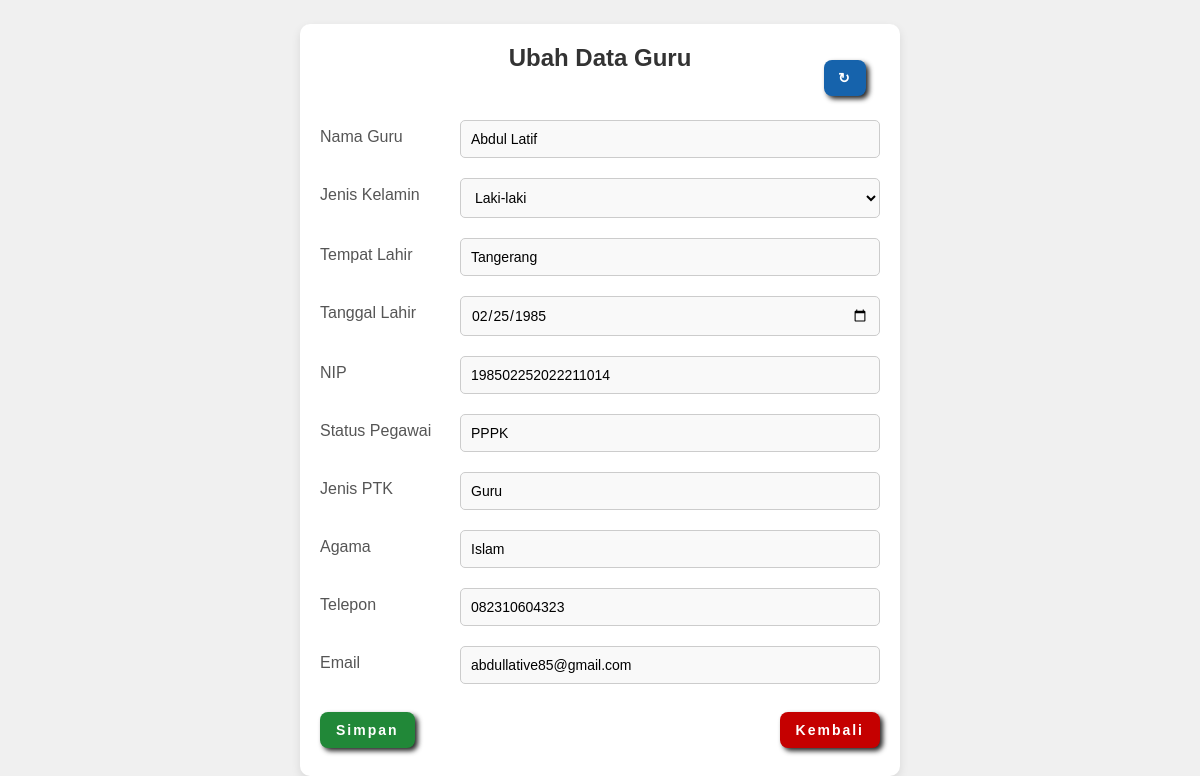
Screenshot of /tu/guru/ubah_guru.php?id=1 (signed in) with the database file from the repository.
### tables this page shows
CREATE TABLE `guru` (
  `id_guru` int(11) NOT NULL,
  `nama_guru` varchar(100) NOT NULL,
  `jenis_kelamin` enum('L','P') NOT NULL,
  `tempat_lahir` varchar(100) DEFAULT NULL,
  `tanggal_lahir` varchar(100) DEFAULT NULL,
  `NIP` varchar(25) DEFAULT NULL,
  `status_pegawai` varchar(50) DEFAULT NULL,
  `jenis_ptk` varchar(50) DEFAULT NULL,
  `agama` varchar(50) DEFAULT NULL,
  `telp` varchar(25) DEFAULT NULL,
  `email` varchar(100) DEFAULT NULL
);

### tu/guru/fungsi_guru.php (called while the page is built, shortened)
<?php
$conn = mysqli_connect("localhost", "root", "", "siakad");
function query($query)
{
    global $conn;
    $result     = mysqli_query($conn, $query);
    $rows       = [];
    while ($row = mysqli_fetch_assoc($result)) {
        $rows[] = $row;
    }
    return $rows;
}

### tu/guru/ubah_guru.php (the view, shortened to what this page needs)
<?php
require "fungsi_guru.php";
if (isset($_GET['id'])) {
    $id_guru = $_GET['id'];
    $guru = query("SELECT * FROM guru WHERE id_guru = $id_guru")[0];
}
?>
<!DOCTYPE html>
<html lang="id">
<head>
    <link rel="stylesheet" href="../../style/form.css">
</head>
<body>
    <div class="container">
        <div class="top-container">
            <h2>Ubah Data Guru</h2>
            <button type="button" class="refresh-btn">
                <a href="ubah_guru.php?id=<?= $guru['id_guru']; ?>">
                    ↻
                </a>
            </button>
        </div>
        <form action="" method="post">
            <div class="form-group">
                <label for="nama_guru">Nama Guru</label>
                <input type="text" id="nama_guru" name="nama_guru" value="<?= $guru['nama_guru']; ?>" required>
            </div>
            <div class="form-group">
                <label for="jenis_kelamin">Jenis Kelamin</label>
                <select id="jenis_kelamin" name="jenis_kelamin" required>
                    <option value="L" <?= $guru['jenis_kelamin'] == 'L' ? 'selected' : ''; ?>>Laki-laki</option>
                </select>
            </div>
            <div class="form-group">
                <label for="tempat_lahir">Tempat Lahir</label>
                <input type="text" id="tempat_lahir" name="tempat_lahir" value="<?= $guru['tempat_lahir']; ?>">
            </div>
            <div class="form-group">
                <label for="tanggal_lahir">Tanggal Lahir</label>
                <input type="date" id="tanggal_lahir" name="tanggal_lahir" value="<?= $guru['tanggal_lahir']; ?>">
            </div>
            <div class="form-group">
                <label for="NIP">NIP</label>
                <input type="text" id="NIP" name="NIP" value="<?= $guru['NIP']; ?>">
            </div>
            <div class="form-group">
                <label for="status_pegawai">Status Pegawai</label>
                <input type="text" id="status_pegawai" name="status_pegawai" value="<?= $guru['status_pegawai']; ?>">
            </div>
            <div class="form-group">
                <label for="jenis_ptk">Jenis PTK</label>
                <input type="text" id="jenis_ptk" name="jenis_ptk" value="<?= $guru['jenis_ptk']; ?>">
            </div>
            <div class="form-group">
                <label for="agama">Agama</label>
                <input type="text" id="agama" name="agama" value="<?= $guru['agama']; ?>">
            </div>
            <div class="form-group">
                <label for="telp">Telepon</label>
                <input type="text" id="telp" name="telp" value="<?= $guru['telp']; ?>">
            </div>
            <div class="form-group">
                <label for="email">Email</label>
                <input type="email" id="email" name="email" value="<?= $guru['email']; ?>">
            </div>
            <div class="form-group">
                <button type="submit" name="submit" class="save-btn">Simpan</button>
                <button type="button" class="back-btn">
                    <a href="guru.php">
                        Kembali
                    </a>
                </button>
            </div>
        </form>
    </div>
</body>
</html>

### style/form.css (style rules this page uses)
* { box-sizing: border-box; margin: 0; padding: 0; font-family: Arial, sans-serif; }
body { background-color: #f0f0f0; padding: 20px; display: flex; justify-content: center; align-items: center; min-height: 100vh; }
a { color: white; text-decoration: none; }
.container { background-color: #fff; padding: 20px; border-radius: 10px; box-shadow: 0 4px 10px rgba(0, 0, 0, 0.1); width: 100%; max-width: 600px; }
h2 { font-size: 24px; margin-bottom: -12px; color: #333; text-align: center; }
form { display: flex; flex-direction: column; }
input[type="text"], input[type="number"], input[type="email"], input[type="date"], select, textarea { padding: 10px; font-size: 14px; border: 1px solid #ccc; border-radius: 5px; margin-bottom: 20px; width: 100%; background-color: #f9f9f9; text-align: left; }
button { color: white; padding: 10px 16px; margin: 8px 0px; border: none; border-radius: 8px; cursor: pointer; font-size: 14px; font-weight: bold; letter-spacing: 2px; box-shadow: 3px 3px 5px rgb(41, 41, 41); }
.form-group { display: flex; justify-content: space-between; }
.form-group label { color: #555555; font-size: 16px; white-space: nowrap; margin: 8px 0px 0px 0px; }
input[type="text"], input[type="number"], input[type="email"], input[type="date"], select { width: 75%; }
.refresh-btn { background-color: #1663ac; color: white; padding: 10px 14px; margin: 0px 0px 24px 90%; border: none; cursor: pointer; }
.save-btn { background-color: #218838; }
.back-btn { background-color: rgb(197, 0, 0); }

### rows the page displays
guru: nama_guru "Abdul Latif", jenis_kelamin "Laki-laki", tempat_lahir "Tangerang", tanggal_lahir "02/25/1985", NIP "198502252022211014", status_pegawai "PPPK", jenis_ptk "Guru", agama "Islam", telp "082310604323", email "abdullative85@gmail.com"
